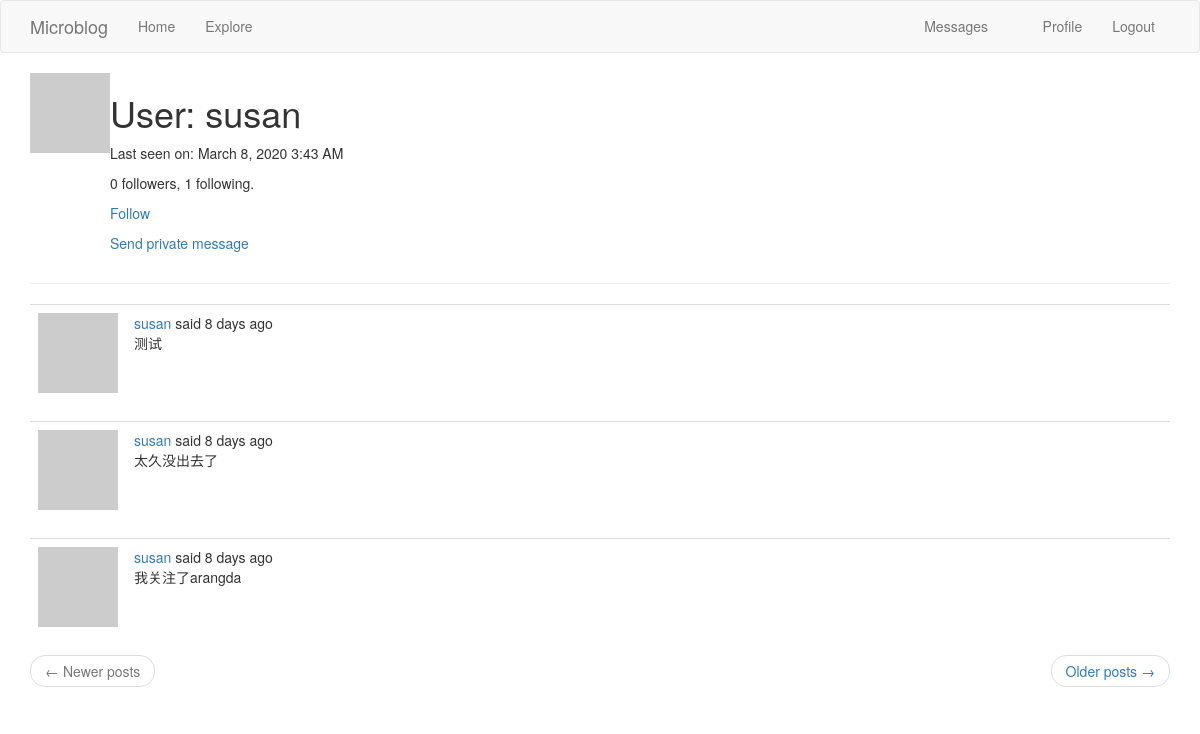
Screenshot of /user/susan (signed in) with the database file from the repository.
### app/models.py (models this page shows, shortened)
class User(UserMixin,db.Model):
    id = db.Column(db.Integer,primary_key=True)
    username = db.Column(db.String(64),index=True,unique=True)
    email = db.Column(db.String(120),index=True,unique=True)
    password_hash = db.Column(db.String(128))
    about_me = db.Column(db.String(140))
    last_seen = db.Column(db.DateTime,default=datetime.utcnow)
    posts = db.relationship('Post',backref='author',lazy='dynamic')
    messages_sent = db.relationship('Message',
                                    foreign_keys='Message.sender_id',
                                    backref='author', lazy='dynamic')
    messages_received = db.relationship('Message',
                                        foreign_keys='Message.recipient_id',
                                        backref='recipient', lazy='dynamic')
    last_message_read_time = db.Column(db.DateTime)
    notifications = db.relationship('Notification',backref='user',lazy='dynamic')
    followed = db.relationship(
        'User',secondary=followers,
        primaryjoin=(followers.c.follower_id == id),
        secondaryjoin=(followers.c.followed_id == id),
        backref=db.backref('followers',lazy='dynamic'),lazy='dynamic'
    )
    def new_messages(self):
        last_read_time = self.last_message_read_time or datetime(1900, 1, 1)
        return Message.query.filter_by(recipient=self).filter(
            Message.timestamp > last_read_time).count()
    def avatar(self,size):
        digest = md5(self.email.lower().encode('utf-8')).hexdigest()
        return 'https://www.gravatar.com/avatar/{}?d=identicon&s={}'.format(digest,size)
    def is_following(self,user):
        return self.followed.filter(
            followers.c.followed_id == user.id).count() > 0

class Post(db.Model):
    id = db.Column(db.Integer,primary_key=True)
    body = db.Column(db.String(140))
    timestamp = db.Column(db.DateTime,index=True,default=datetime.utcnow)
    user_id = db.Column(db.Integer,db.ForeignKey('user.id'))
    language = db.Column(db.String(5))

### app/main/routes.py (the view)
@bp.route('/user/<username>')
@login_required
def user(username):
    user = User.query.filter_by(username=username).first_or_404()
    page = request.args.get('page',1,type=int)
    posts = user.posts.order_by(Post.timestamp.desc()).paginate(
        page,current_app.config['POSTS_PER_PAGE'],False
    )
    next_url = url_for('main.user',username=user.username,page=posts.next_num) if posts.has_next else None
    prev_url = url_for('main.user',username=user.username,page=posts.prev_num) if posts.has_prev else None
    return render_template('user.html', user=user, posts=posts.items,next_url=next_url,prev_url=prev_url)

### app/main/routes.py (called while the page is built)
@bp.before_app_request
def before_request():
    g.locale = str(get_locale())
    if current_user.is_authenticated:
        current_user.last_seen = datetime.utcnow()
        db.session.commit()

### app/models.py (called while the page is built)
@login.user_loader
def load_user(id):
    return User.query.get(int(id))

### app/templates/user.html (shortened to what this page needs)
{% extends "base.html" %}
{% block app_content %}
    <table>
        <tr valign="top">
            <td><img src="{{ user.avatar(128) }}"></td>
            <td>
                <h1>User: {{ user.username }}</h1>
                {% if user.last_seen %}<p>{{ _('Last seen on')}}: {{ moment(user.last_seen).format('LLL') }}</p>{% endif %}
                <p>{{ user.followers.count() }} {{_('followers')}}, {{ user.followed.count() }} {{ _('following')}}.</p>
                {% if user == current_user %}
                <p><a href="{{ url_for('main.edit_profile') }}">Edit your profile</a></p>
                {% elif not current_user.is_following(user) %}
                <p><a href="{{ url_for('main.follow', username=user.username) }}">{{ _('Follow') }}</a></p>
                {% else %}
                <p><a href="{{ url_for('main.unfollow', username=user.username) }}">{{ _('Unfollow') }}</a></p>
                {% endif %}
                {% if user != current_user %}
                <p>
                    <a href="{{ url_for('main.send_message',recipient=user.username) }} ">
                        {{ _('Send private message')}}
                    </a>
                </p>
                {% endif %}
            </td>
        </tr>
    </table>
    <hr>
    {% for post in posts %}
        {% include '_post.html' %}
    {% endfor %}
    <nav aria-label="...">
        <ul class="pager">
            <li class="previous{% if not prev_url %} disabled{% endif %}">
                <a href="{{ prev_url or '#' }}">
                    <span aria-hidden="true">&larr;</span> Newer posts
                </a>
            </li>
            <li class="next{% if not next_url %} disabled{% endif %}">
                <a href="{{ next_url or '#' }}">
                    Older posts <span aria-hidden="true">&rarr;</span>
                </a>
            </li>
        </ul>
    </nav>
{% endblock %}

### app/templates/_post.html (shortened to what this page needs)
<table class="table table-hover">
    <tr>
        <td width="70px">
            <a href="{{ url_for('main.user', username=post.author.username) }}">
                <img src="{{ post.author.avatar(70) }}" />
            </a>
        </td>
        <td>
            {{ _('%(username)s said %(when)s',username=user_link,when=moment(post.timestamp).fromNow()) }}
            <br>
            <span id="post{{ post.id }}">{{ post.body }}</span>
        </td>
    </tr>
</table>

### rows the page displays
User: username "susan", last_seen "March 8, 2020 3:43 AM"
Post: body "测试"
Post: body "太久没出去了"
Post: body "我关注了arangda"

### other values shown
{{ user.followers.count() }} "0"
{{ user.followed.count() }} "1"
